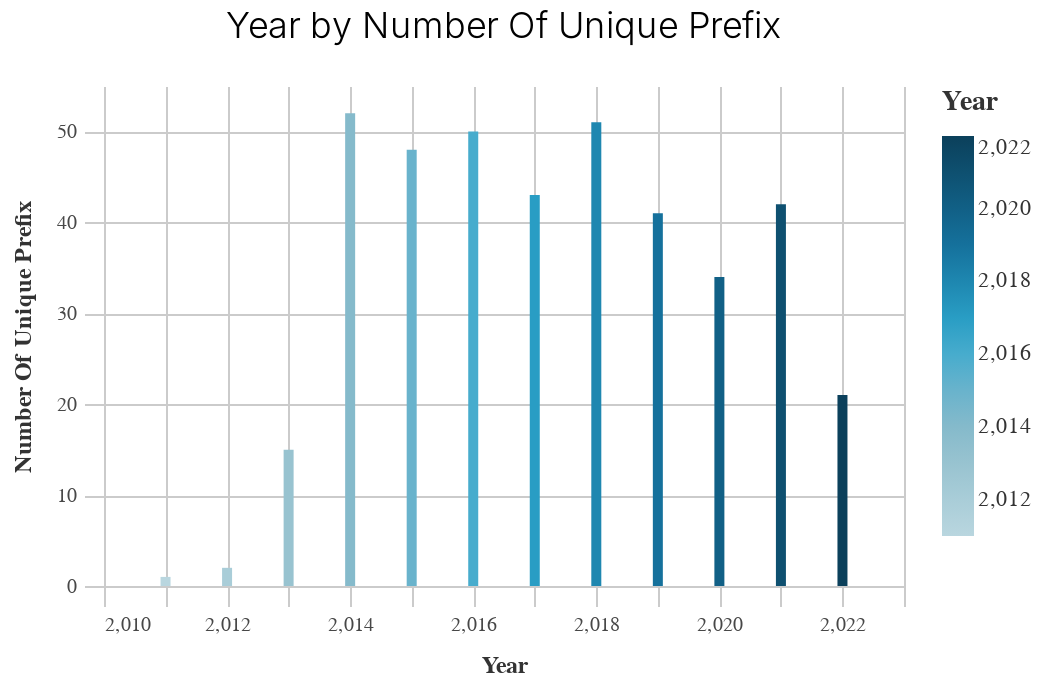

Notebook code for this chart:
### Code cell
_dla_utils.basic_bar_chart(
    (df2), "prepared_y", "unique_prefix", "prepared_y", "subset", ""
)

### Figure 1 — Vega-Lite specification as saved in the notebook (floating-point values rounded to 4 significant figures)
{"width": 400, "height": 250, "background": "white", "config": {"title": {"fontSize": 18, "font": "Raleway", "anchor": "middle", "fontColor": "#333", "fontWeight": 300, "offset": 20}, "header": {"labelFont": "Nunito Sans", "titleFont": "Raleway"}, "axis": {"domain": true, "domainColor": "#cbcbcb", "grid": true, "gridColor": "#cbcbcb", "gridWidth": 1, "labelColor": "#474747", "labelFontSize": 10, "titleColor": "#333", "tickColor": "#cbcbcb", "tickSize": 10, "titleFontSize": 12, "titlePadding": 10, "labelPadding": 4, "labelFont": "Nunito Sans", "titleFont": "Raleway"}, "axisBand": {"grid": false}, "range": {"category_bright": ["#2EA8CE", "#EB9F3C", "#F4D837", "#51BF9D", "#8CBCCB", "#9487C0"], "category_bold": ["#136C97", "#E16B26", "#F6BF16", "#00896B", "#7790A3", "#5B559C"], "diverging": ["#E16B26", "#EB9F3C", "#f6e7e1", "#8CBCCB", "#2EA8CE", "#136C97"], "sequential": ["#B9D6DF", "#8CBCCB", "#2EA8CE", "#136C97", "#0B405B"]}, "legend": {"labelFont": "Nunito Sans", "labelFontSize": 11, "symbolType": "square", "symbolSize": 30, "titleFont": "Raleway", "titleFontSize": 14, "titlePadding": 10, "padding": 1, "orient": "right", "labelLimit": 0, "labelColor": "#333", "titleColor": "#333"}, "view": {"stroke": "transparent"}, "group": {"fill": "white"}, "arc": {"fill": "#8CBCCB"}, "area": {"fill": "#8CBCCB"}, "line": {"stroke": "#8CBCCB", "strokeWidth": 2}, "trail": {"color": "#8CBCCB", "stroke": "#8CBCCB", "strokeWidth": 0, "size": 1}, "path": {"stroke": "#8CBCCB", "strokeWidth": 0.5}, "rect": {"fill": "#8CBCCB"}, "point": {"filled": true, "shape": "circle"}, "shape": {"stroke": "#8CBCCB"}, "text": {"font": "Nunito Sans", "color": "#8CBCCB", "fontSize": 11, "align": "center", "fontWeight": 400, "size": 11}, "bar": {"binSpacing": 2, "fill": "#8CBCCB", "stroke": false}, "background": "white", "font": "Raleway"}, "data": {"name": "data-7b8a15d000c93951d0e84af13bbc0a7e"}, "mark": "bar", "encoding": {"color": {"field": "prepared_y", "legend": {"title": "Year"}, "scale": {"range": ["#B9D6DF", "#8CBCCB", "#2EA8CE", "#136C97", "#0B405B"]}, "type": "quantitative"}, "x": {"field": "prepared_y", "sort": "-y", "title": "Year", "type": "quantitative"}, "y": {"field": "unique_prefix", "title": "Number Of Unique Prefix", "type": "quantitative"}}, "title": "Year by Number Of Unique Prefix", "$schema": "https://vega.github.io/schema/vega-lite/v4.17.0.json", "datasets": {"data-7b8a15d000c93951d0e84af13bbc0a7e": [{"prepared_y": 2022.0, "dist": 4, "ac_requested_sum": -19640000.0, "fed_requested_sum": 63930000.0, "total_requested_sum": 55690000.0, "ac_requested_mean": -161000.0, "fed_requested_mean": 524000.0, "total_requested_mean": 456400.0, "unique_prefix": 21.0, "unique_primary_agency_name": 58.0, "unique_project_location": 106.0, "unique_project_no": 106.0, "unique_type_of_work": 99.0}, {"prepared_y": 2021.0, "dist": 4, "ac_requested_sum": -7582000.0, "fed_requested_sum": 150800000.0, "total_requested_sum": 207300000.0, "ac_requested_mean": -18540.0, "fed_requested_mean": 368700.0, "total_requested_mean": 506800.0, "unique_prefix": 42.0, "unique_primary_agency_name": 102.0, "unique_project_location": 319.0, "unique_project_no": 329.0, "unique_type_of_work": 292.0}, {"prepared_y": 2020.0, "dist": 4, "ac_requested_sum": -16020000.0, "fed_requested_sum": 215100000.0, "total_requested_sum": 380900000.0, "ac_requested_mean": -56000.0, "fed_requested_mean": 752000.0, "total_requested_mean": 1332000.0, "unique_prefix": 34.0, "unique_primary_agency_name": 89.0, "unique_project_location": 234.0, "unique_project_no": 243.0, "unique_type_of_work": 215.0}, {"prepared_y": 2019.0, "dist": 4, "ac_requested_sum": -70930000.0, "fed_requested_sum": 314900000.0, "total_requested_sum": 319700000.0, "ac_requested_mean": -177300.0, "fed_requested_mean": 787100.0, "total_requested_mean": 799200.0, "unique_prefix": 41.0, "unique_primary_agency_name": 93.0, "unique_project_location": 322.0, "unique_project_no": 333.0, "unique_type_of_work": 299.0}, {"prepared_y": 2018.0, "dist": 4, "ac_requested_sum": -19610000.0, "fed_requested_sum": 286200000.0, "total_requested_sum": 374000000.0, "ac_requested_mean": -43200.0, "fed_requested_mean": 630300.0, "total_requested_mean": 823900.0, "unique_prefix": 51.0, "unique_primary_agency_name": 97.0, "unique_project_location": 344.0, "unique_project_no": 369.0, "unique_type_of_work": 315.0}, {"prepared_y": 2017.0, "dist": 4, "ac_requested_sum": -12270000.0, "fed_requested_sum": 279800000.0, "total_requested_sum": 332800000.0, "ac_requested_mean": -33430.0, "fed_requested_mean": 762400.0, "total_requested_mean": 906800.0, "unique_prefix": 43.0, "unique_primary_agency_name": 97.0, "unique_project_location": 292.0, "unique_project_no": 319.0, "unique_type_of_work": 269.0}, {"prepared_y": 2016.0, "dist": 4, "ac_requested_sum": 59690000.0, "fed_requested_sum": 304800000.0, "total_requested_sum": 502300000.0, "ac_requested_mean": 144200.0, "fed_requested_mean": 736200.0, "total_requested_mean": 1213000.0, "unique_prefix": 50.0, "unique_primary_agency_name": 113.0, "unique_project_location": 336.0, "unique_project_no": 361.0, "unique_type_of_work": 300.0}, {"prepared_y": 2015.0, "dist": 4, "ac_requested_sum": 68360000.0, "fed_requested_sum": 240000000.0, "total_requested_sum": 448700000.0, "ac_requested_mean": 152300.0, "fed_requested_mean": 534400.0, "total_requested_mean": 999200.0, "unique_prefix": 48.0, "unique_primary_agency_name": 109.0, "unique_project_location": 374.0, "unique_project_no": 394.0, "unique_type_of_work": 300.0}, {"prepared_y": 2014.0, "dist": 4, "ac_requested_sum": -21670000.0, "fed_requested_sum": 178300000.0, "total_requested_sum": 229300000.0, "ac_requested_mean": -44490.0, "fed_requested_mean": 366200.0, "total_requested_mean": 470800.0, "unique_prefix": 52.0, "unique_primary_agency_name": 108.0, "unique_project_location": 376.0, "unique_project_no": 400.0, "unique_type_of_work": 295.0}, {"prepared_y": 2013.0, "dist": 4, "ac_requested_sum": 928800.0, "fed_requested_sum": 48610000.0, "total_requested_sum": 57970000.0, "ac_requested_mean": 24440.0, "fed_requested_mean": 1279000.0, "total_requested_mean": 1525000.0, "unique_prefix": 15.0, "unique_primary_agency_name": 28.0, "unique_project_location": 35.0, "unique_project_no": 38.0, "unique_type_of_work": 38.0}, {"prepared_y": 2012.0, "dist": 4, "ac_requested_sum": 0.0, "fed_requested_sum": 3652000.0, "total_requested_sum": 10380000.0, "ac_requested_mean": 0.0, "fed_requested_mean": 913000.0, "total_requested_mean": 2594000.0, "unique_prefix": 2.0, "unique_primary_agency_name": 3.0, "unique_project_location": 4.0, "unique_project_no": 4.0, "unique_type_of_work": 4.0}, {"prepared_y": 2011.0, "dist": 4, "ac_requested_sum": 0.0, "fed_requested_sum": 0.0, "total_requested_sum": 3173.0, "ac_requested_mean": 0.0, "fed_requested_mean": 0.0, "total_requested_mean": 3173.0, "unique_prefix": 1.0, "unique_primary_agency_name": 1.0, "unique_project_location": 1.0, "unique_project_no": 1.0, "unique_type_of_work": 1.0}, {"prepared_y": null, "dist": 4, "ac_requested_sum": null, "fed_requested_sum": null, "total_requested_sum": null, "ac_requested_mean": null, "fed_requested_mean": null, "total_requested_mean": null, "unique_prefix": null, "unique_primary_agency_name": null, "unique_project_location": null, "unique_project_no": null, "unique_type_of_work": null}]}}
